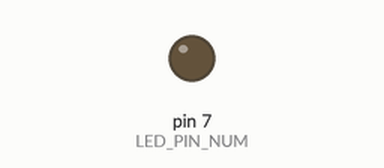
Simulated run of this sketch. Board: Arduino Uno, built with avr-gcc and run on an emulated ATmega328P. Parts: output pins drawn as LEDs (lit = HIGH). Dashed ring = blinking. At 2.0 s the program stops and its outputs stay as they are.

Above: at 0.5 s.
At 1.85 s:
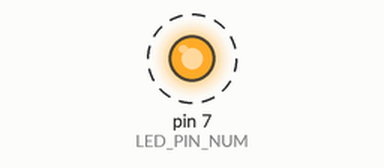
Timing chart, 0 to 3.0 s (numbered marks = the images above):
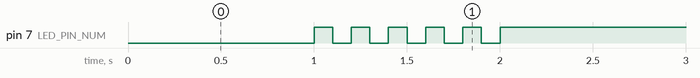

Measured:
- by itself, pin 7 (LED_PIN_NUM): alternates HIGH for 0.10 s and LOW for 0.10 s, 11 changes in all, then stays HIGH

The sketch:

05_practice_2.ino
```cpp
const int LED_PIN_NUM = 7;

void blinkLED(int count, int onTime_ms, int offTime_ms) {
  for (int i = 0; i < count; i++) {
    // LED 끄기
    digitalWrite(LED_PIN_NUM, HIGH);
    delay(onTime_ms);

    // LED 켜기
    digitalWrite(LED_PIN_NUM, LOW);
    delay(offTime_ms);
  }
}

void setup() {
  pinMode(LED_PIN_NUM, OUTPUT);
}

void loop() {

  // LED를 1초 동안 켜기
  digitalWrite(LED_PIN_NUM, LOW); // LED 켜기
  delay(1000);                     // 1초 유지

  // 1초 동안 5회 깜빡이기
  // * 5회 깜빡임 = 0.1초 키고 0.1초 끄기 * 5회 = 총 1.0초
  int blink_count = 5;      // 5번 깜박이기
  int on_ms = 100; // 켜져 있는 시간
  int off_ms = 100;// 꺼져 있는 시간

  blinkLED(blink_count, on_ms, off_ms);

  // 종료
  digitalWrite(LED_PIN_NUM, HIGH); // LED 끄기

  // 무한 루프
  while (true) {
  }
}
```
